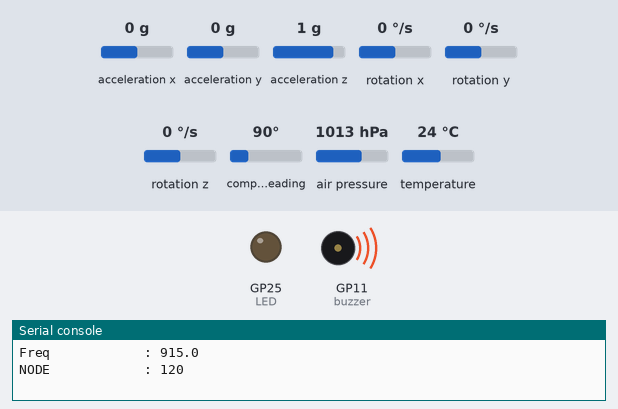
The program below on a simulated Raspberry Pi Pico running CircuitPython. Parts: output pins drawn as LEDs (lit = HIGH), buzzer (waves = sounding), the last lines printed to the serial console. Inputs (shaded band) come from the test bench; at power-on: compass heading 90°, acceleration x 0 g, acceleration y 0 g, acceleration z 1 g, rotation x 0 °/s, rotation y 0 °/s, rotation z 0 °/s, air pressure 1013 hPa, temperature 24 °C. Files the program writes start out absent; no radio messages arrive unless stated (any console line starting 'radio sent:' is added by the test bench).

Above: at 0.1 s.
At 3.6 s:
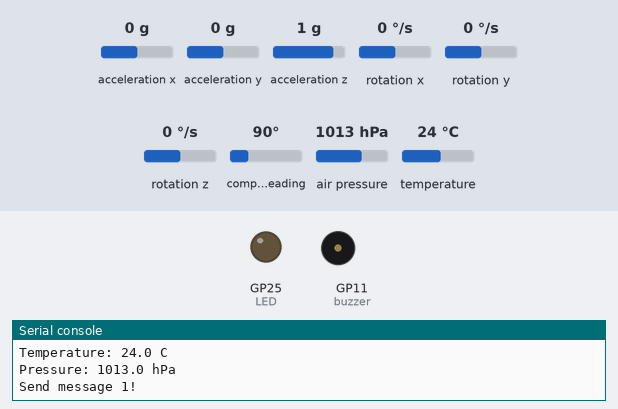
3.7 s: compass heading set to 7°
Timing chart, 0 to 6.7 s (numbered marks = the images above; inputs shaded):
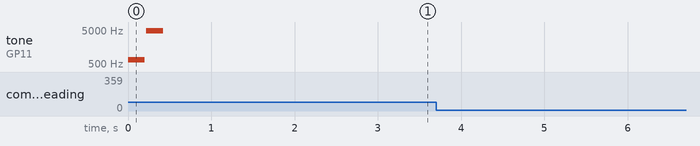

The program:

Sateliet2.py
```python
import board
import busio
import digitalio
import adafruit_bno055
import sdcardio
import storage
import adafruit_rfm69
import time
from adafruit_bme280 import basic as adafruit_bmp280
from pwmio import PWMOut
from music import play_tune


# Define radio parameters.
RADIO_FREQ_MHZ = 433.3  # Frequency of the radio in Mhz. Must match your
# module! Can be a value like 915.0, 433.0, etc.

ENCRYPTION_KEY = b"\x01\x02\x03\x04\x05\x06\x07\x08\x01\x02\x03\x04\x05\x06\x07\x08"
NODE_ID        = 120 # ID of this node
BASESTATION_ID = 100 # ID of the node (base station) to be contacted


################## RFM 69 ############################


        # Define pins connected to the chip, use these if wiring up the breakout according to the guide:
CS = digitalio.DigitalInOut(board.GP17)
RESET = digitalio.DigitalInOut(board.GP20)
        # Define the onboard LED
LED = digitalio.DigitalInOut(board.LED)
LED.direction = digitalio.Direction.OUTPUT
try:
           # Initialize SPI bus.
    spi = busio.SPI(board.GP18, board.GP19, board.GP16)
                # Initialze RFM radio
    rfm69 = adafruit_rfm69.RFM69(spi, CS, RESET, RADIO_FREQ_MHZ)


    rfm69.encryption_key = ( ENCRYPTION_KEY )
    rfm69.node    = NODE_ID # This instance is the node 120

    print( 'Freq            :', rfm69.frequency_mhz )
    print( 'NODE            :', rfm69.node )
except:
    print("!! RFM69 !! error")

################ BMP 280 ##########################

try:
    i2c = busio.I2C(board.GP9,board.GP8)   # uses board.SCL and board.SDA
    bme280 = adafruit_bmp280.Adafruit_BME280_I2C(i2c)
except ValueError:
        pass


############### BNO 055 ########################

try:
    sensor = adafruit_bno055.BNO055_I2C(i2c)
except:
    pass

last_val = 0xFFFF

def temperature():
    global last_val  # pylint: disable=global-statement
    result = sensor.temperature
    if abs(result - last_val) == 128:
        result = sensor.temperature
        if abs(result - last_val) == 128:
            return 0b00111111 & result
    last_val = result
    return result

############# SD CARD #################################

spi = busio.SPI(board.GP14, MOSI=board.GP15, MISO=board.GP12)
cs = board.GP13
sd = sdcardio.SDCard(spi, cs)

vfs = storage.VfsFat(sd)
storage.mount(vfs, '/sd')


############## BUZZER ##############################"

 # set up buzzer with variable frequency
buzzer = PWMOut(board.GP11, variable_frequency = True)
tune = ['E5:0.2','D8:0.2']

play_tune(buzzer, tune)
time.sleep(2)


############### VERZENDEN PAKKET #####################

counter = 1
rfm69.ack_retries = 3 # 3 attempt to receive ACK
rfm69.ack_wait    = 0.5 # 500ms, time to wait for ACK
rfm69.destination = BASESTATION_ID # Send to specific node 100

while True:
    try:
        print("Temperature: {} degrees C".format(sensor.temperature))
        print("Accelerometer (m/s^2): {}".format(sensor.acceleration))
        print("Magnetometer (microteslas): {}".format(sensor.magnetic))
        print("Gyroscope (rad/sec): {}".format(sensor.gyro))
        print("Linear acceleration (m/s^2): {}".format(sensor.linear_acceleration))
        print("Gravity (m/s^2): {}".format(sensor.gravity))
        print(" ")
    except:
        print("!! BNO055 !!")

    try:
        print("Temperature: %0.1f C" % bme280.temperature)
        print("Pressure: %0.1f hPa" % bme280.pressure)
    except:
        print("!! BMP280 Error !!")

    print("Send message %i!" % counter)
    ack = rfm69.send(bytes("Message %i!" % counter , "utf-8") )

    with open("/sd/pico.txt", "a") as file:
        file.write("2. This is another line!\r\n")

    counter += 1
    time.sleep(5)
```

music.py
```python
from pwmio import PWMOut
from time import sleep

# the duty cycle to use when the note is on
on = 32768

# the silence after a note is played
artic = 0.02

# dictionary of notes
notes = {
"P": 0,
"B0": 31,
"C1": 33,
"CS1": 35,
"D1": 37,
"DS1": 39,
"E1": 41,
"F1": 44,
"FS1": 46,
"G1": 49,
"GS1": 52,
"A1": 55,
"AS1": 58,
"B1": 62,
"C2": 65,
"CS2": 69,
"D2": 73,
"DS2": 78,
"E2": 82,
"F2": 87,
"FS2": 93,
"G2": 98,
"GS2": 104,
"A2": 110,
"AS2": 117,
"B2": 123,
"C3": 131,
"CS3": 139,
"D3": 147,
"DS3": 156,
"E3": 165,
"F3": 175,
"FS3": 185,
"G3": 196,
"GS3": 208,
"A3": 220,
"AS3": 233,
"B3": 247,
"C4": 262,
"CS4": 277,
"D4": 294,
"DS4": 311,
"E4": 330,
"F4": 349,
"FS4": 370,
"G4": 392,
"GS4": 415,
"A4": 440,
"AS4": 466,
"B4": 494,
"C5": 523,
"CS5": 554,
"D5": 587,
"DS5": 622,
"E5": 659,
"F5": 698,
"FS5": 740,
"G5": 784,
"GS5": 831,
"A5": 880,
"AS5": 932,
"B5": 988,
"C6": 1047,
"CS6": 1109,
"D6": 1175,
"DS6": 1245,
"E6": 1319,
"F6": 1397,
"FS6": 1480,
"G6": 1568,
"GS6": 1661,
"A6": 1760,
"AS6": 1865,
"B6": 1976,
"C7": 2093,
"CS7": 2217,
"D7": 2349,
"DS7": 2489,
"E7": 2637,
"F7": 2794,
"FS7": 2960,
"G7": 3136,
"GS7": 3322,
"A7": 3520,
"AS7": 3729,
"B7": 3951,
"C8": 4186,
"CS8": 4435,
"D8": 4699,
"DS8": 4978
}

# buzzer, frequency, duration
def tone(buzzer, frequency, duration):
    buzzer.duty_cycle = on
    buzzer.frequency = frequency
    sleep(duration)
    buzzer.duty_cycle = 0

# buzzer, frequency - until stopped
def note_on(buzzer, frequency):
    buzzer.duty_cycle = on
    buzz.frequency = frequency

# stop the noise
def note_off(buzzer):
    buzzer.duty_cycle = 0

def play_tune(buzzer, melody):
    for itm in melody:
        n,d = tuple(itm.split(":"))
        d = float(d)
        n = notes.get(n,0)
        if n==0:
            sleep(d)
        else:
            tone(buzzer,n,d)
        sleep(artic) 
```
